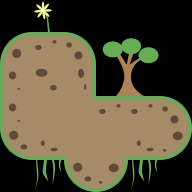

This game map was drawn from its Tiled (.tmx) file and the tilesets committed beside it. A one-line description and the trimmed map source follow:
An orthogonal 6x6 tile map with 32x32 px tiles, 2 tile layers (ground, deco).

<map version="1.0" orientation="orthogonal" renderorder="left-down" width="6" height="6" tilewidth="32" tileheight="32" nextobjectid="12">
 <tileset firstgid="1" source="tileset.tsx" />
 <layer name="ground" width="6" height="6">
  <data>[36 cells, 20 non-empty, 13 distinct tile ids]</data>
 </layer>
 <layer name="deco" width="6" height="6">
  <data>[36 cells, 7 non-empty, 6 distinct tile ids]</data>
 </layer>
</map>
